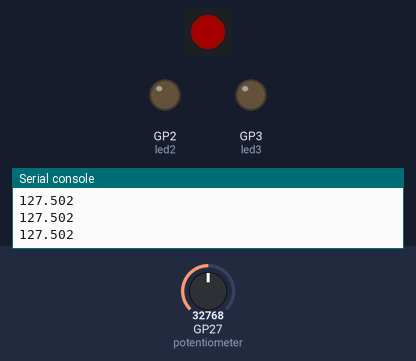
A program run on a simulated Raspberry Pi Pico running CircuitPython. On the bench: 1 RGB LEDs in strip order, left to right, output pins drawn as LEDs (lit = HIGH), the last lines printed to the serial console. Inputs (shaded band) come from the test bench; at power-on: GP27 (potentiometer) = 32768 (analog values on the 0–65535 scale). Dim RGB values are drawn brighter than linear.

Above: at 1.2 s.
1.3 s: GP27 (potentiometer) set to 1104
At 2.3 s:
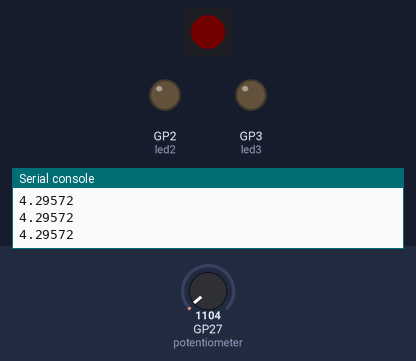
2.8 s: GP27 (potentiometer) set to 944
At 3.6 s:
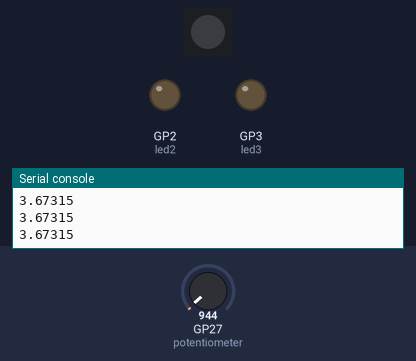
4.3 s: GP27 (potentiometer) set to 7864
At 5.0 s:
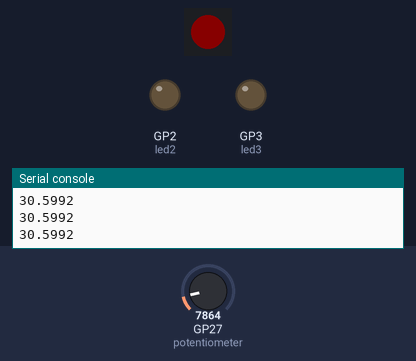
5.8 s: GP27 (potentiometer) set to 0
At 6.4 s:
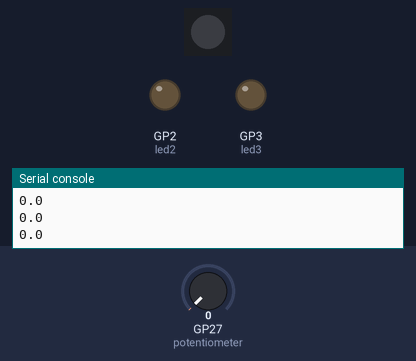
7.3 s: GP27 (potentiometer) set to 32767
At 7.7 s:
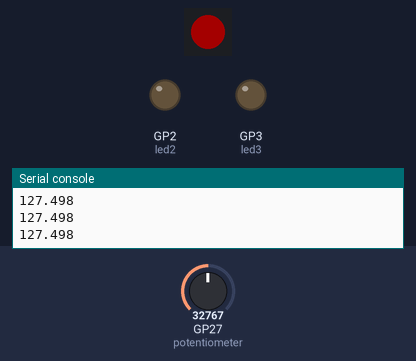
Timing chart, 0 to 9.8 s (numbered marks = the images above; inputs shaded):
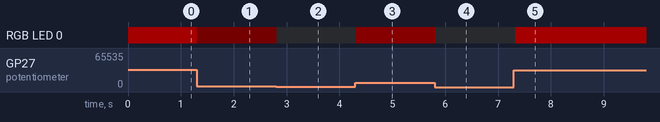

Measured:
- the behaviour switches between 1040 and 1024 on GP27 (potentiometer) (found by bisection; images 1 and 2)
- after the input at 1.3 s, RGB LED 0: RGB(38, 0, 0) → RGB(1, 0, 0) at once
- after the input at 2.8 s, RGB LED 0: RGB(1, 0, 0) → off at once
- after the input at 4.3 s, RGB LED 0: off → RGB(9, 0, 0) at once
- after the input at 5.8 s, RGB LED 0: RGB(9, 0, 0) → off at once
- after the input at 7.3 s, RGB LED 0: off → RGB(38, 0, 0) at once

The program:

Episod05_code.py
```python
import time
import board
import digitalio
import neopixel
import analogio
import simpleio

led2 = digitalio.DigitalInOut(board.GP2)
led2.direction = digitalio.Direction.OUTPUT

led3 = digitalio.DigitalInOut(board.GP3)
led3.direction = digitalio.Direction.OUTPUT

button1 = digitalio.DigitalInOut(board.GP20)
button1.direction = digitalio.Direction.INPUT

button2 = digitalio.DigitalInOut(board.GP21)
button2.direction = digitalio.Direction.INPUT

pixels = neopixel.NeoPixel(board.GP28, 1, brightness=0.3, auto_write=False)

potentiometer = analogio.AnalogIn(board.GP27)

while True:
    adc = potentiometer.value
    bright = simpleio.map_range(adc, 0, 65535, 0, 255)
    print(bright)
    pixels.fill((bright, 0, 0))
    pixels.show()
    time.sleep(0.1)
```
